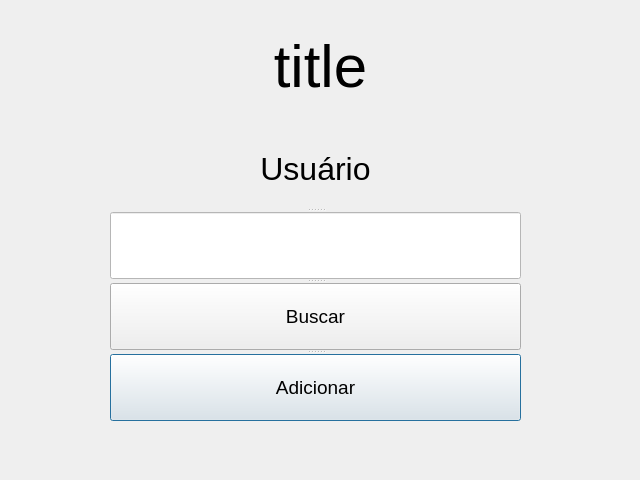
<?xml version="1.0" encoding="UTF-8"?>
<ui version="4.0">
 <class>UserManagement</class>
 <widget class="QDialog" name="UserManagement">
  <property name="geometry">
   <rect>
    <x>0</x>
    <y>0</y>
    <width>640</width>
    <height>480</height>
   </rect>
  </property>
  <property name="windowTitle">
   <string>Gerenciamento</string>
  </property>
  <widget class="QSplitter" name="splitter">
   <property name="geometry">
    <rect>
     <x>110</x>
     <y>130</y>
     <width>411</width>
     <height>291</height>
    </rect>
   </property>
   <property name="orientation">
    <enum>Qt::Vertical</enum>
   </property>
   <widget class="QLabel" name="label_user_2">
    <property name="font">
     <font>
      <pointsize>24</pointsize>
     </font>
    </property>
    <property name="layoutDirection">
     <enum>Qt::LeftToRight</enum>
    </property>
    <property name="text">
     <string>Usuário</string>
    </property>
    <property name="alignment">
     <set>Qt::AlignCenter</set>
    </property>
   </widget>
   <widget class="QLineEdit" name="lineEdit_user_2">
    <property name="font">
     <font>
      <pointsize>14</pointsize>
      <weight>75</weight>
      <bold>true</bold>
     </font>
    </property>
    <property name="styleSheet">
     <string notr="true">background-color: rgb(255, 255, 255);</string>
    </property>
    <property name="readOnly">
     <bool>true</bool>
    </property>
   </widget>
   <widget class="QPushButton" name="btn_search">
    <property name="font">
     <font>
      <pointsize>14</pointsize>
     </font>
    </property>
    <property name="text">
     <string>Buscar</string>
    </property>
    <property name="autoDefault">
     <bool>false</bool>
    </property>
    <property name="default">
     <bool>true</bool>
    </property>
    <property name="flat">
     <bool>false</bool>
    </property>
   </widget>
   <widget class="QPushButton" name="btn_add">
    <property name="font">
     <font>
      <pointsize>14</pointsize>
     </font>
    </property>
    <property name="text">
     <string>Adicionar</string>
    </property>
    <property name="autoDefault">
     <bool>false</bool>
    </property>
    <property name="default">
     <bool>true</bool>
    </property>
    <property name="flat">
     <bool>false</bool>
    </property>
   </widget>
  </widget>
  <widget class="QLabel" name="label_name">
   <property name="geometry">
    <rect>
     <x>170</x>
     <y>30</y>
     <width>301</width>
     <height>72</height>
    </rect>
   </property>
   <property name="font">
    <font>
     <pointsize>45</pointsize>
    </font>
   </property>
   <property name="text">
    <string>title</string>
   </property>
   <property name="alignment">
    <set>Qt::AlignCenter</set>
   </property>
  </widget>
 </widget>
 <resources/>
 <connections/>
</ui>
